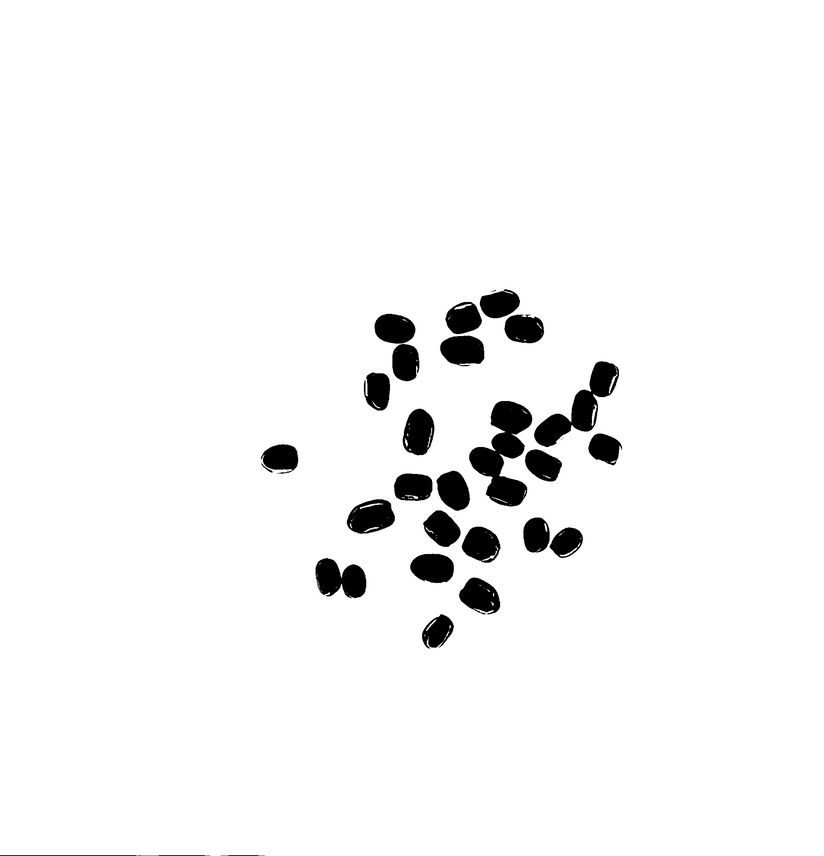
#> input picture seed_count_image.jpg, 824 x 856 px, shrunk from 2081 x 2160 before the run
$ python 1_code.py
#> lines starting #> are read from the running program, lines starting #| are printed output that depends on the picture; after the words box and inside, x2 and y2 are one past the last pixel; in counts of white or black regions, pixels touching at a corner belong together
import cv2
import numpy as np
import copy

class SeedC:
    def __init__(self, input_image_path: str) -> None:
#> called with input_image_path = './seed_count_image.jpg'
        self.image = cv2.imread(input_image_path)
#> self.image is the input picture: shape (856, 824, 3); min 0, max 255, mean 245.6
        self.result_image = copy.deepcopy(self.image)
        self.font = cv2.FONT_HERSHEY_SIMPLEX
        self.threshold  = 120

    def binarize(self) -> np.ndarray:
        gray = cv2.cvtColor(self.result_image, cv2.COLOR_BGR2GRAY)
        _, thresh = cv2.threshold(gray, self.threshold, 255, cv2.THRESH_BINARY)
        return cv2.bitwise_not(thresh)

    def find_contours(self) -> np.ndarray:
        thresh = self.binarize()
#> in binarize, `_, thresh = cv2.threshold(gray, self.threshold, 255, cv2.THRESH_BINARY)`: thresh: shape (856, 824); 96.3% white; 29 black regions (3 under 20 px), largest, box (x1, y1, x2, y2) and area: (469, 401, 532, 506) 3337, (534, 361, 619, 447) 2429, (375, 314, 419, 381) 1791
#> in binarize, `return cv2.bitwise_not(thresh)`:
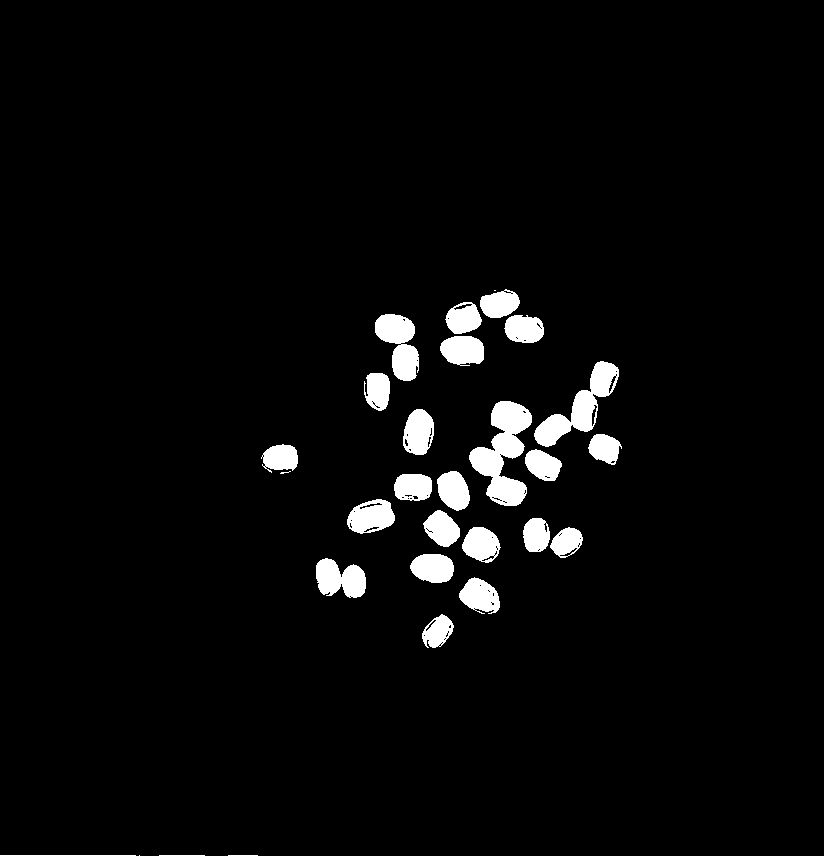
#> returned value: shape (856, 824); 3.7% white; 29 white regions (3 under 20 px)
        contours, _ = cv2.findContours(thresh, cv2.RETR_EXTERNAL, cv2.CHAIN_APPROX_SIMPLE)
        return contours

    def annotate_contours(self, contours: np.ndarray) -> np.ndarray:
        self.result_image[self.binarize() == 0] = [255, 255, 255]
        cv2.drawContours(self.result_image, contours, -1, (0, 255, 0), 2)
        for i, contour in enumerate(contours):
            M = cv2.moments(contour)
            if M["m00"] != 0:
                cX = int(M["m10"] / M["m00"])
                cY = int(M["m01"] / M["m00"])
                cv2.putText(self.result_image, str(i + 1), (cX, cY), self.font, 1, (0, 0, 255), 2)
        return self.result_image

if __name__ == "__main__":
    SC = SeedC('./seed_count_image.jpg')
    contours = SC.find_contours()
#> in find_contours, `contours, _ = cv2.findContours(thresh, cv2.RETR_EXTERNAL, cv2.CHAIN_AP..`: contours = 29 contours, 6 with area under 20; largest, box (x1, y1, x2, y2) and area: (469, 401, 532, 506) 3188, (534, 361, 619, 447) 2374, (375, 314, 419, 381) 1688, (316, 558, 366, 598) 1331, (347, 499, 395, 534) 1180
    result_image = SC.annotate_contours(contours)
#> in annotate_contours, `cv2.drawContours(self.result_image, contours, -1, (0, 255, 0), 2)`:
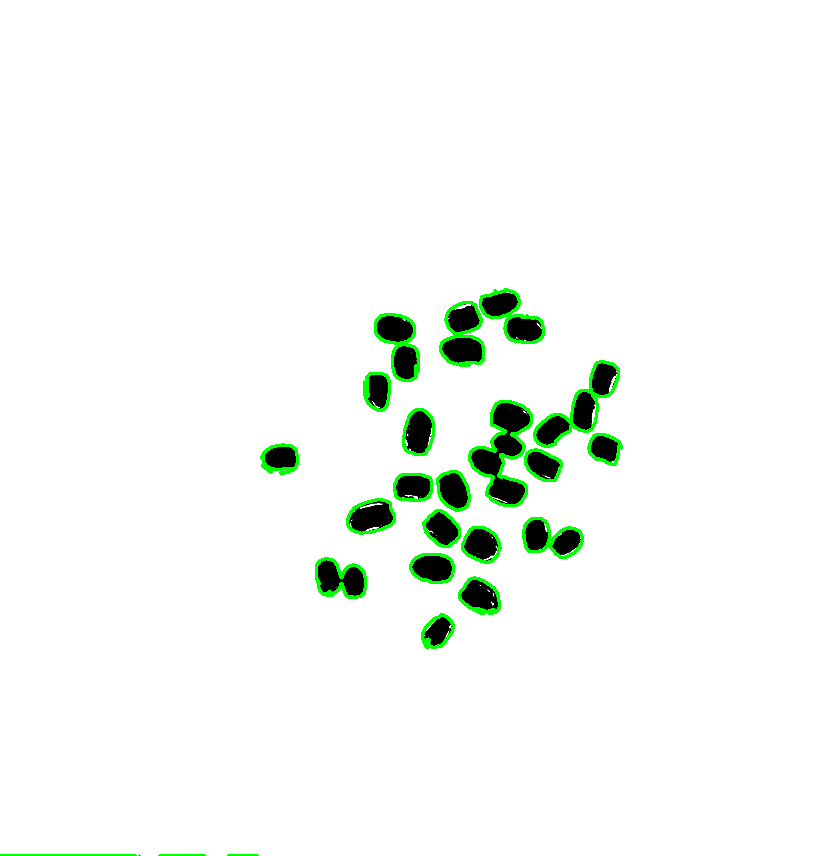
#> self.result_image: shape (856, 824, 3); mean B, G, R 244, 248.1, 244
#> the loop in annotate_contours, `for i, contour in enumerate(contours):` made 29 passes
#> (cX, cY) on passes 5 to 16: (437, 631), (479, 595), (339, 578), (432, 567), (566, 541), (481, 544), (535, 534), (441, 528), (370, 516), (412, 486), (453, 490), (282, 472)
#> contour on passes 1, 2, 3, 4, 28: [[228, 855], [257, 855]], [[159, 855], [204, 855]], [[139, 855]], [[0, 855], [135, 855]], [[494, 290], [495, 290]]
#> after the loop in annotate_contours, `for i, contour in enumerate(contours):`:
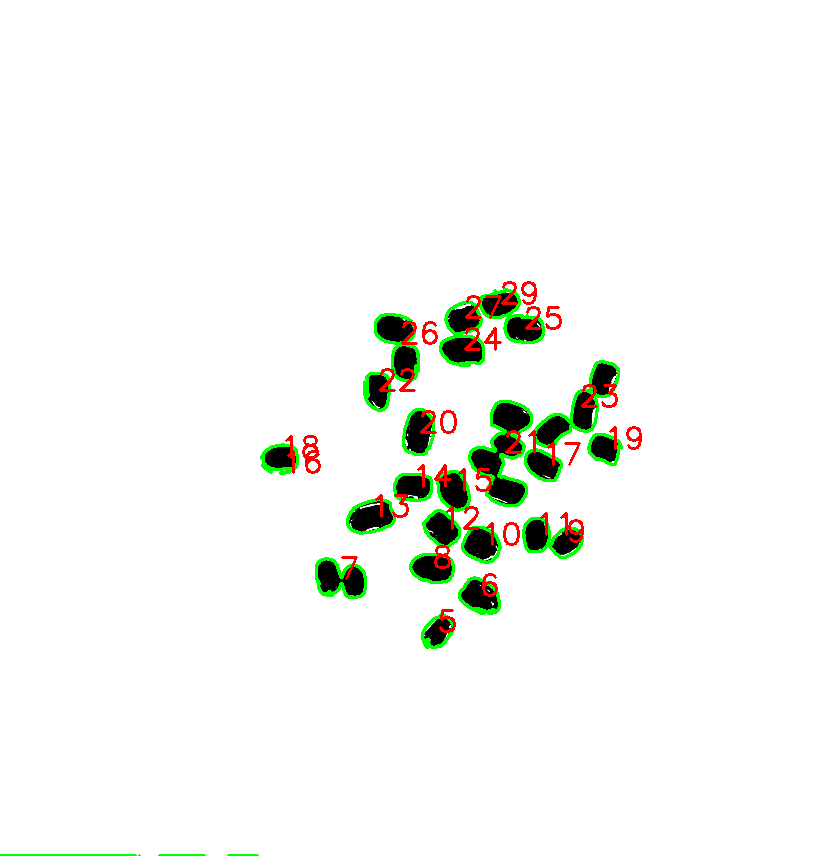
#> self.result_image: shape (856, 824, 3); 0.86% of pixels changed, all inside (x1, y1, x2, y2) = (285, 281, 642, 633)

    # 결과 이미지를 표시합니다.
    cv2.putText(result_image, f"seed count: {len(SC.find_contours())}", (10, 30), SC.font, 1, (0, 0, 255), 2)
#> in binarize (call 3), `gray = cv2.cvtColor(self.result_image, cv2.COLOR_BGR2GRAY)`:
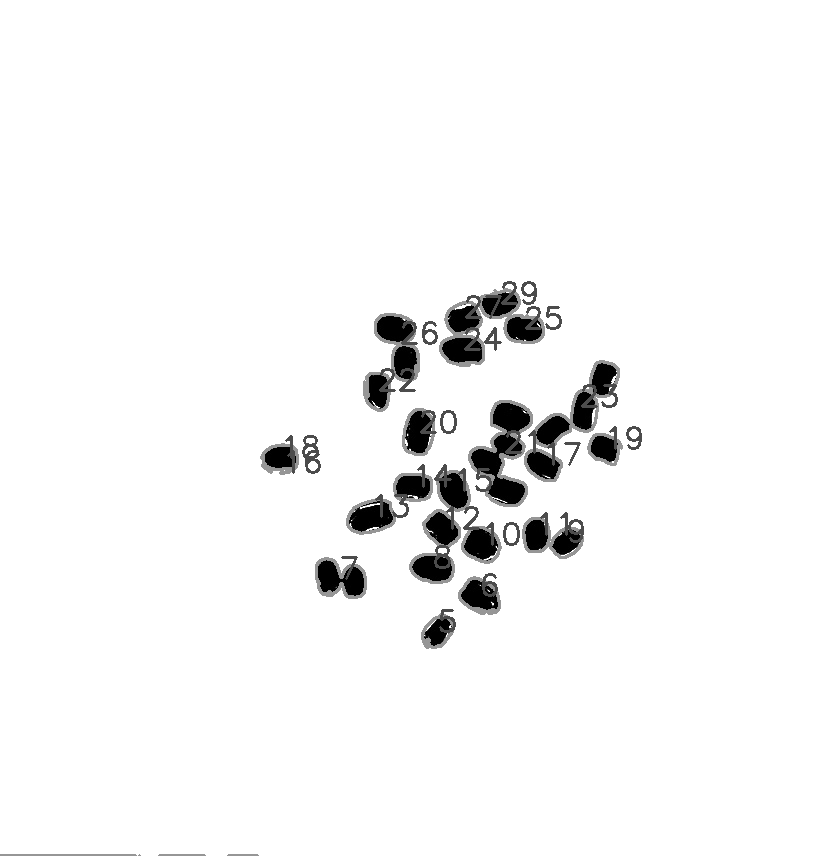
#> gray: shape (856, 824); min 0, max 255, mean 245.6
#> in binarize (call 3), `_, thresh = cv2.threshold(gray, self.threshold, 255, cv2.THRESH_BINARY)`:
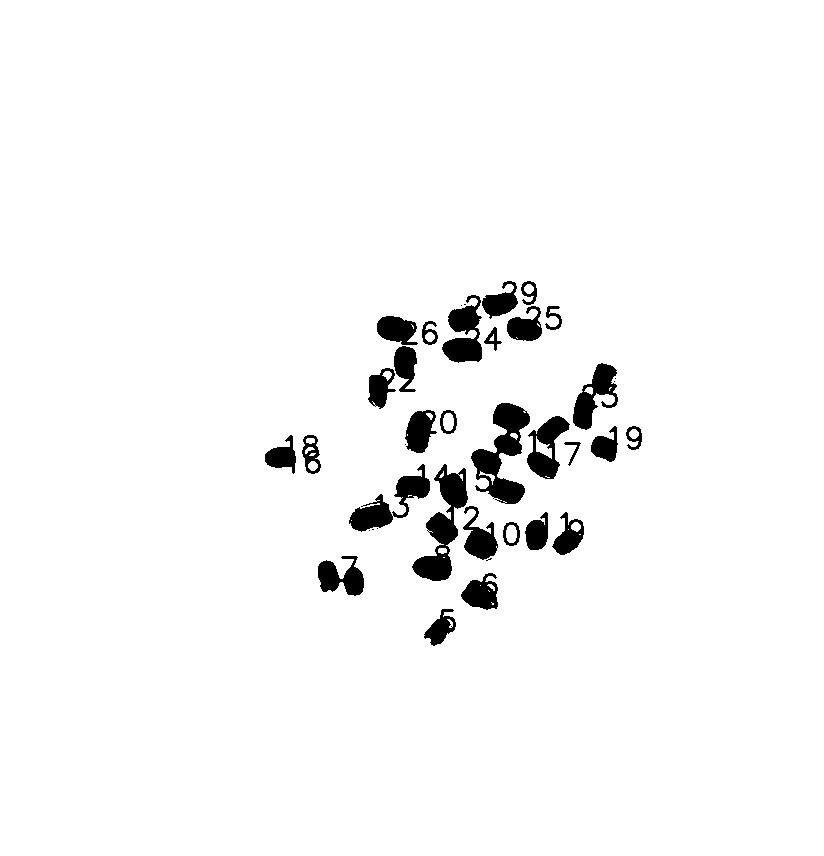
#> thresh: shape (856, 824); 96.7% white; 38 black regions (9 under 20 px), largest, box (x1, y1, x2, y2) and area: (471, 403, 530, 504) 2699, (412, 464, 468, 581) 2538, (349, 464, 430, 532) 1774
#> in binarize (call 3), `return cv2.bitwise_not(thresh)`: returned value: shape (856, 824); 3.3% white; 38 white regions (9 under 20 px)
#> in find_contours (call 2), `contours, _ = cv2.findContours(thresh, cv2.RETR_EXTERNAL, cv2.CHAIN_AP..`: contours = 38 contours, 9 with area under 20; largest, box (x1, y1, x2, y2) and area: (471, 403, 530, 504) 2620, (412, 464, 468, 581) 2452, (349, 464, 430, 532) 1608, (442, 295, 482, 363) 1443, (527, 416, 570, 479) 1431
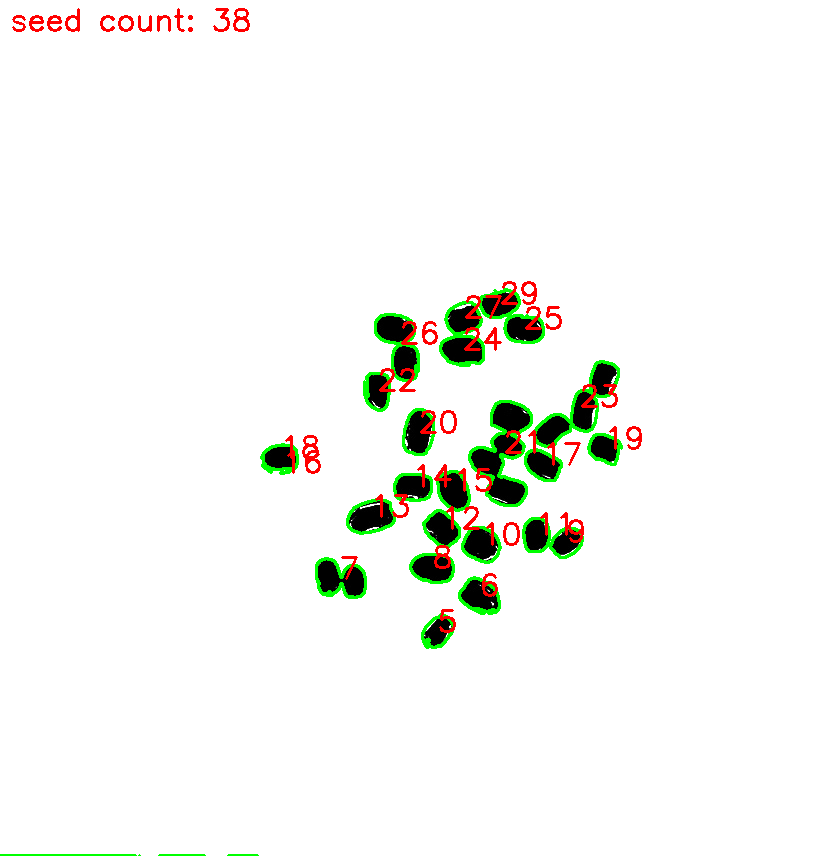
#> result_image: shape (856, 824, 3); 0.22% of pixels changed, all inside (x1, y1, x2, y2) = (12, 8, 250, 32)
    cv2.imshow('Contours', result_image)
    cv2.waitKey(0)
    cv2.destroyAllWindows()
